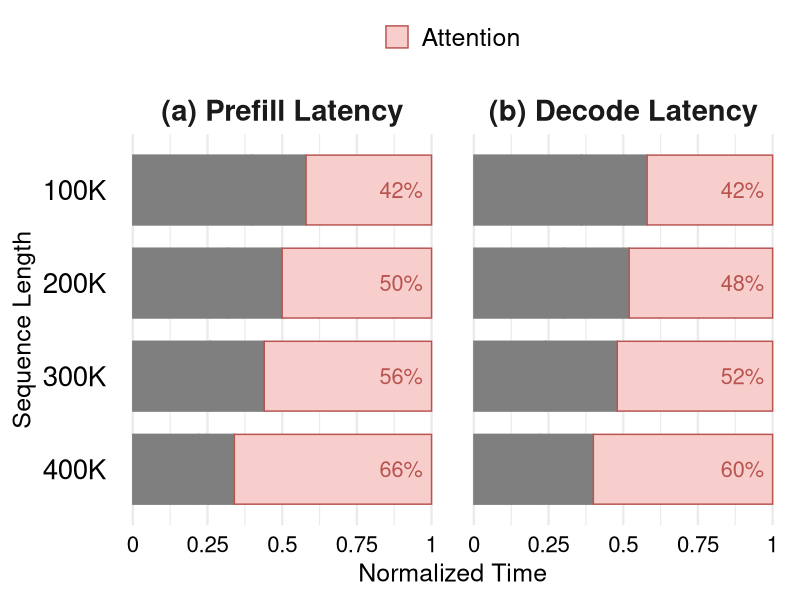

This figure's R source:
library(tidyverse)

data <- read_csv("data/breakdown_1.csv") %>%
  mutate(
    stage = fct_inorder(stage),
    tokens = fct_rev(fct_inorder(tokens)),
    component = fct_inorder(component)
  )

fig <- ggplot(data, aes(x = latency, y = tokens, fill = component, colour = component)) +
  geom_col(width = 0.75, position = position_stack(reverse = TRUE)) +
  geom_text(
    data = data %>% filter(component == "Attention"),
    aes(
      x = 0.97,
      y = tokens,
      label = scales::percent(latency, accuracy = 1)
    ),
    colour = "#B85450",
    size = 5.5,
    inherit.aes = FALSE,
    hjust = 1
  ) +
  facet_grid(. ~ stage) +
  scale_fill_manual(
    values = c("Non-Attention" = "#DAE8FC", "Attention" = "#F8CECC"),
    labels = c("Non-Attention" = "Non-Attention (MLP, QKV Proj, etc.)", "Attention" = "Attention"),
  ) +
  scale_colour_manual(
    values = c("Non-Attention" = "#6C8EBF", "Attention" = "#B85450"),
    labels = c("Non-Attention" = "Non-Attention (MLP, QKV Proj, etc.)", "Attention" = "Attention"),
  ) +
  scale_x_continuous(
    limits = c(0, 1),
    breaks = c(0, 0.25, 0.5, 0.75, 1),
    labels = c("0", "0.25", "0.5", "0.75", "1"),
  ) +
  labs(x = "Normalized Time", y = "Sequence Length") +
  theme_minimal(base_size = 18) +
  theme(
    strip.text = element_text(size = 21, face = "bold"),
    legend.position = "top",
    legend.title = element_blank(),
    legend.text = element_text(size = 18),
    axis.text.x = element_text(size = 16, colour = "black"),
    axis.text.y = element_text(size = 20, colour = "black"),
    panel.grid.major.y = element_blank(),
  )

ggsave("breakdown_1.pdf", fig, width = 7.4, height = 4.0, units = "in")
